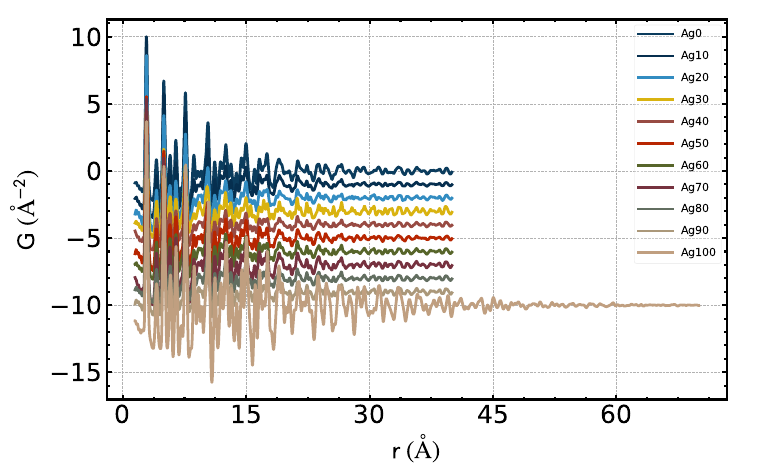

Write Python code to recreate this figure.
from splot.splot import data_dict, Splot, bgcolor

# plot axis setup: a single water fall plot
myplot = Splot()

for i in range (11):
    #load data: only the measured data will be plotted in this example,
    dataPath = "data/3/"+str(i*10)
    G = data_dict(dataPath, samplename ='Ag', scan = str(i*10))
    
    #plot data: y offset is 0.5 unit below to the above curve 
    myplot.plot_data(**G, scal=1, offsety = i*-1)

# Always configure the plot at the last step 
# Optional: add a title and change the label (the configuration here is ugly 
#                                    just for the purpose of showing an example)
# myplot.config(title="G(r) Plot", title_math = False,
#              x='r', xunit='nm', y='G', yunit='nm^(-2)', label_math=False)
myplot.config(context='manu')

# See the figure
myplot.show()
# Save figure
myplot.save(name = "Example_3_WaterfallMeas", form = "pdf")